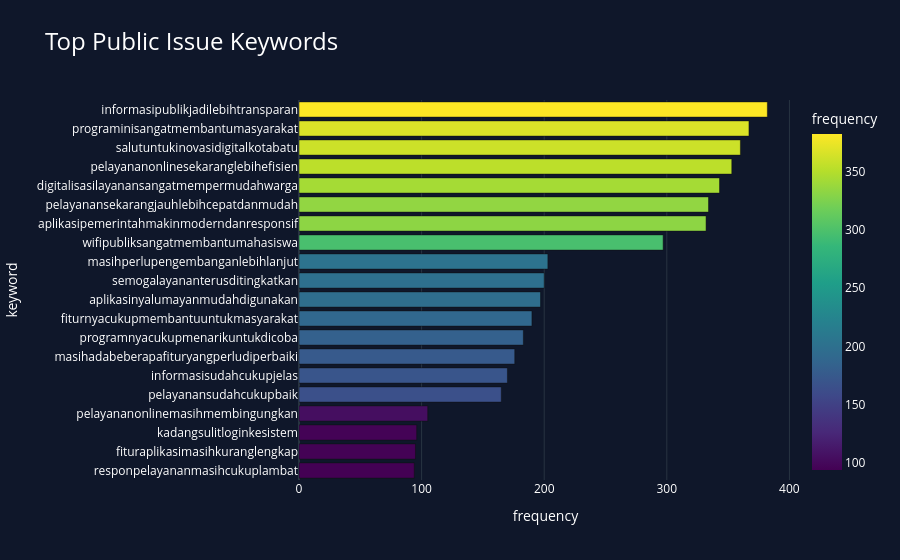

The cell this chart's notebook holds for it:
### Code cell
# =========================================================
# STEP 4.6 — VISUALIZE TOP KEYWORDS
# =========================================================

fig = px.bar(
    top_keywords,
    x="frequency",
    y="keyword",
    orientation="h",
    title="Top Public Issue Keywords",
    template="plotly_dark",
    color="frequency",
    color_continuous_scale="Viridis"
)

fig.update_layout(
    paper_bgcolor="#0F172A",
    plot_bgcolor="#0F172A",
    font_color="white",
    title_font_size=24,
    yaxis=dict(categoryorder="total ascending")
)

fig.show()

# Simpan screenshot sebagai:
# assets/topic-keywords.png

### Figure 1 — Plotly figure (JSON) as saved in the notebook; plotly's stock layout.template omitted (floating-point values rounded to 4 significant figures)
{"data": [{"hovertemplate": "frequency=%{marker.color}<br>keyword=%{y}<extra></extra>", "legendgroup": "", "marker": {"color": [382, 367, 360, 353, 343, 334, 332, 297, 203, 200, 197, 190, 183, 176, 170, 165, 105, 96, 95, 94], "coloraxis": "coloraxis", "pattern": {"shape": ""}}, "name": "", "orientation": "h", "showlegend": false, "textposition": "auto", "type": "bar", "x": [382, 367, 360, 353, 343, 334, 332, 297, 203, 200, 197, 190, 183, 176, 170, 165, 105, 96, 95, 94], "xaxis": "x", "y": ["informasipublikjadilebihtransparan", "programinisangatmembantumasyarakat", "salutuntukinovasidigitalkotabatu", "pelayananonlinesekaranglebihefisien", "digitalisasilayanansangatmempermudahwarga", "pelayanansekarangjauhlebihcepatdanmudah", "aplikasipemerintahmakinmoderndanresponsif", "wifipubliksangatmembantumahasiswa", "masihperlupengembanganlebihlanjut", "semogalayananterusditingkatkan", "aplikasinyalumayanmudahdigunakan", "fiturnyacukupmembantuuntukmasyarakat", "programnyacukupmenarikuntukdicoba", "masihadabeberapafituryangperludiperbaiki", "informasisudahcukupjelas", "pelayanansudahcukupbaik", "pelayananonlinemasihmembingungkan", "kadangsulitloginkesistem", "fituraplikasimasihkuranglengkap", "responpelayananmasihcukuplambat"], "yaxis": "y"}], "layout": {"barmode": "relative", "coloraxis": {"colorbar": {"title": {"text": "frequency"}}, "colorscale": [[0, "#440154"], [0.1111, "#482878"], [0.2222, "#3e4989"], [0.3333, "#31688e"], [0.4444, "#26828e"], [0.5556, "#1f9e89"], [0.6667, "#35b779"], [0.7778, "#6ece58"], [0.8889, "#b5de2b"], [1, "#fde725"]]}, "font": {"color": "white"}, "legend": {"tracegroupgap": 0}, "paper_bgcolor": "#0F172A", "plot_bgcolor": "#0F172A", "title": {"font": {"size": 24}, "text": "Top Public Issue Keywords"}, "xaxis": {"anchor": "y", "domain": [0, 1], "title": {"text": "frequency"}}, "yaxis": {"anchor": "x", "categoryorder": "total ascending", "domain": [0, 1], "title": {"text": "keyword"}}}}
